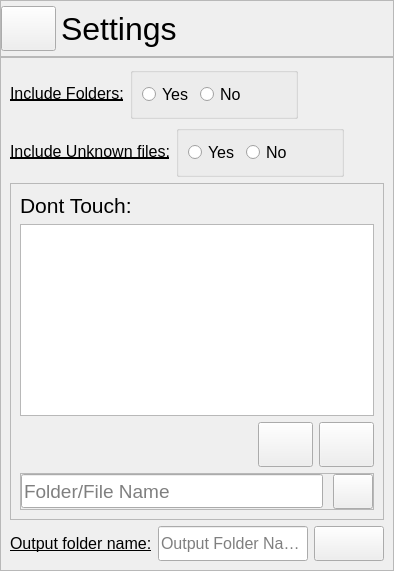
      <widget class="QWidget" name="settings_page">
       <layout class="QVBoxLayout" name="verticalLayout_6">
        <property name="spacing">
         <number>0</number>
        </property>
        <property name="leftMargin">
         <number>0</number>
        </property>
        <property name="topMargin">
         <number>0</number>
        </property>
        <property name="rightMargin">
         <number>0</number>
        </property>
        <property name="bottomMargin">
         <number>0</number>
        </property>
        <item alignment="Qt::AlignTop">
         <widget class="QFrame" name="header_2">
          <property name="frameShape">
           <enum>QFrame::StyledPanel</enum>
          </property>
          <property name="frameShadow">
           <enum>QFrame::Raised</enum>
          </property>
          <layout class="QHBoxLayout" name="horizontalLayout_3">
           <property name="spacing">
            <number>5</number>
           </property>
           <property name="leftMargin">
            <number>0</number>
           </property>
           <property name="topMargin">
            <number>5</number>
           </property>
           <property name="rightMargin">
            <number>5</number>
           </property>
           <property name="bottomMargin">
            <number>5</number>
           </property>
           <item alignment="Qt::AlignLeft|Qt::AlignVCenter">
            <widget class="QPushButton" name="menu_pushButton">
             <property name="sizePolicy">
              <sizepolicy hsizetype="Fixed" vsizetype="Fixed">
               <horstretch>0</horstretch>
               <verstretch>0</verstretch>
              </sizepolicy>
             </property>
             <property name="minimumSize">
              <size>
               <width>55</width>
               <height>45</height>
              </size>
             </property>
             <property name="cursor">
              <cursorShape>PointingHandCursor</cursorShape>
             </property>
             <property name="toolTip">
              <string>back</string>
             </property>
             <property name="text">
              <string/>
             </property>
             <property name="icon">
              <iconset>
               <normaloff>../icons/back.svg</normaloff>../icons/back.svg</iconset>
             </property>
             <property name="iconSize">
              <size>
               <width>30</width>
               <height>30</height>
              </size>
             </property>
            </widget>
           </item>
           <item>
            <widget class="QLabel" name="label_2">
             <property name="sizePolicy">
              <sizepolicy hsizetype="Expanding" vsizetype="Preferred">
               <horstretch>0</horstretch>
               <verstretch>0</verstretch>
              </sizepolicy>
             </property>
             <property name="font">
              <font>
               <pointsize>24</pointsize>
              </font>
             </property>
             <property name="text">
              <string>Settings</string>
             </property>
            </widget>
           </item>
          </layout>
         </widget>
        </item>
        <item>
         <widget class="QFrame" name="body_2">
          <property name="sizePolicy">
           <sizepolicy hsizetype="Preferred" vsizetype="Expanding">
            <horstretch>0</horstretch>
            <verstretch>0</verstretch>
           </sizepolicy>
          </property>
          <property name="frameShape">
           <enum>QFrame::StyledPanel</enum>
          </property>
          <property name="frameShadow">
           <enum>QFrame::Raised</enum>
          </property>
          <layout class="QVBoxLayout" name="verticalLayout_5">
           <item>
            <layout class="QHBoxLayout" name="horizontalLayout_13">
             <item>
              <widget class="QLabel" name="label_9">
               <property name="font">
                <font>
                 <pointsize>12</pointsize>
                 <underline>true</underline>
                </font>
               </property>
               <property name="text">
                <string>Include Folders:</string>
               </property>
              </widget>
             </item>
             <item alignment="Qt::AlignLeft">
              <widget class="QGroupBox" name="groupBox">
               <property name="sizePolicy">
                <sizepolicy hsizetype="Fixed" vsizetype="Fixed">
                 <horstretch>0</horstretch>
                 <verstretch>0</verstretch>
                </sizepolicy>
               </property>
               <layout class="QHBoxLayout" name="horizontalLayout_12">
                <item>
                 <widget class="QRadioButton" name="include_folder_yes_radioButton">
                  <property name="sizePolicy">
                   <sizepolicy hsizetype="Fixed" vsizetype="Fixed">
                    <horstretch>0</horstretch>
                    <verstretch>0</verstretch>
                   </sizepolicy>
                  </property>
                  <property name="font">
                   <font>
                    <pointsize>12</pointsize>
                   </font>
                  </property>
                  <property name="text">
                   <string>Yes</string>
                  </property>
                 </widget>
                </item>
                <item>
                 <widget class="QRadioButton" name="include_folders_no_radioButton">
                  <property name="sizePolicy">
                   <sizepolicy hsizetype="Fixed" vsizetype="Fixed">
                    <horstretch>0</horstretch>
                    <verstretch>0</verstretch>
                   </sizepolicy>
                  </property>
                  <property name="font">
                   <font>
                    <pointsize>12</pointsize>
                   </font>
                  </property>
                  <property name="text">
                   <string>No</string>
                  </property>
                 </widget>
                </item>
                <item>
                 <spacer name="horizontalSpacer_8">
                  <property name="orientation">
                   <enum>Qt::Horizontal</enum>
                  </property>
                  <property name="sizeHint" stdset="0">
                   <size>
                    <width>40</width>
                    <height>20</height>
                   </size>
                  </property>
                 </spacer>
                </item>
               </layout>
              </widget>
             </item>
             <item>
              <spacer name="horizontalSpacer_3">
               <property name="orientation">
                <enum>Qt::Horizontal</enum>
               </property>
               <property name="sizeHint" stdset="0">
                <size>
                 <width>40</width>
                 <height>20</height>
                </size>
               </property>
              </spacer>
             </item>
            </layout>
           </item>
           <item>
            <layout class="QHBoxLayout" name="horizontalLayout_14">
             <item>
              <widget class="QLabel" name="label_10">
               <property name="font">
                <font>
                 <pointsize>12</pointsize>
                 <underline>true</underline>
                </font>
               </property>
               <property name="text">
                <string>Include Unknown files:</string>
               </property>
              </widget>
             </item>
             <item>
              <widget class="QGroupBox" name="groupBox_2">
               <property name="sizePolicy">
                <sizepolicy hsizetype="Fixed" vsizetype="Fixed">
                 <horstretch>0</horstretch>
                 <verstretch>0</verstretch>
                </sizepolicy>
               </property>
               <layout class="QHBoxLayout" name="horizontalLayout_15">
                <item>
                 <widget class="QRadioButton" name="include_unk_files_yes_radioButton">
                  <property name="sizePolicy">
                   <sizepolicy hsizetype="Fixed" vsizetype="Fixed">
                    <horstretch>0</horstretch>
                    <verstretch>0</verstretch>
                   </sizepolicy>
                  </property>
                  <property name="font">
                   <font>
                    <pointsize>12</pointsize>
                   </font>
                  </property>
                  <property name="text">
                   <string>Yes</string>
                  </property>
                 </widget>
                </item>
                <item>
                 <widget class="QRadioButton" name="include_unk_files_no_radioButton">
                  <property name="sizePolicy">
                   <sizepolicy hsizetype="Fixed" vsizetype="Fixed">
                    <horstretch>0</horstretch>
                    <verstretch>0</verstretch>
                   </sizepolicy>
                  </property>
                  <property name="font">
                   <font>
                    <pointsize>12</pointsize>
                   </font>
                  </property>
                  <property name="text">
                   <string>No</string>
                  </property>
                 </widget>
                </item>
                <item>
                 <spacer name="horizontalSpacer_9">
                  <property name="orientation">
                   <enum>Qt::Horizontal</enum>
                  </property>
                  <property name="sizeHint" stdset="0">
                   <size>
                    <width>40</width>
                    <height>20</height>
                   </size>
                  </property>
                 </spacer>
                </item>
               </layout>
              </widget>
             </item>
             <item>
              <spacer name="horizontalSpacer_4">
               <property name="orientation">
                <enum>Qt::Horizontal</enum>
               </property>
               <property name="sizeHint" stdset="0">
                <size>
                 <width>40</width>
                 <height>20</height>
                </size>
               </property>
              </spacer>
             </item>
            </layout>
           </item>
           <item>
            <widget class="QFrame" name="frame_2">
             <property name="frameShape">
              <enum>QFrame::StyledPanel</enum>
             </property>
             <property name="frameShadow">
              <enum>QFrame::Raised</enum>
             </property>
             <layout class="QVBoxLayout" name="verticalLayout_4">
              <item>
               <widget class="QLabel" name="label_3">
                <property name="font">
                 <font>
                  <pointsize>16</pointsize>
                 </font>
                </property>
                <property name="text">
                 <string>Dont Touch:</string>
                </property>
               </widget>
              </item>
              <item>
               <widget class="QListWidget" name="dont_touch_listWidget">
                <property name="font">
                 <font>
                  <pointsize>14</pointsize>
                 </font>
                </property>
                <property name="toolTip">
                 <string>list of names that the program will dont touch</string>
                </property>
               </widget>
              </item>
              <item>
               <layout class="QHBoxLayout" name="horizontalLayout_11">
                <item>
                 <spacer name="horizontalSpacer_13">
                  <property name="orientation">
                   <enum>Qt::Horizontal</enum>
                  </property>
                  <property name="sizeHint" stdset="0">
                   <size>
                    <width>40</width>
                    <height>20</height>
                   </size>
                  </property>
                 </spacer>
                </item>
                <item>
                 <widget class="QPushButton" name="dont_touch_add_pushButton">
                  <property name="sizePolicy">
                   <sizepolicy hsizetype="Fixed" vsizetype="Fixed">
                    <horstretch>0</horstretch>
                    <verstretch>0</verstretch>
                   </sizepolicy>
                  </property>
                  <property name="minimumSize">
                   <size>
                    <width>55</width>
                    <height>45</height>
                   </size>
                  </property>
                  <property name="cursor">
                   <cursorShape>PointingHandCursor</cursorShape>
                  </property>
                  <property name="toolTip">
                   <string>add new name</string>
                  </property>
                  <property name="text">
                   <string/>
                  </property>
                  <property name="icon">
                   <iconset>
                    <normaloff>../icons/add.svg</normaloff>../icons/add.svg</iconset>
                  </property>
                  <property name="iconSize">
                   <size>
                    <width>25</width>
                    <height>25</height>
                   </size>
                  </property>
                 </widget>
                </item>
                <item>
                 <widget class="QPushButton" name="dont_touch_delete_pushButton">
                  <property name="sizePolicy">
                   <sizepolicy hsizetype="Fixed" vsizetype="Fixed">
                    <horstretch>0</horstretch>
                    <verstretch>0</verstretch>
                   </sizepolicy>
                  </property>
                  <property name="minimumSize">
                   <size>
                    <width>55</width>
                    <height>45</height>
                   </size>
                  </property>
                  <property name="cursor">
                   <cursorShape>PointingHandCursor</cursorShape>
                  </property>
                  <property name="toolTip">
                   <string>delete selected name</string>
                  </property>
                  <property name="text">
                   <string/>
                  </property>
                  <property name="icon">
                   <iconset>
                    <normaloff>../icons/delete.svg</normaloff>../icons/delete.svg</iconset>
                  </property>
                  <property name="iconSize">
                   <size>
                    <width>25</width>
                    <height>25</height>
                   </size>
                  </property>
                 </widget>
                </item>
               </layout>
              </item>
              <item>
               <widget class="QFrame" name="dont_touch_add_frame">
                <property name="frameShape">
                 <enum>QFrame::StyledPanel</enum>
                </property>
                <property name="frameShadow">
                 <enum>QFrame::Raised</enum>
                </property>
                <layout class="QHBoxLayout" name="horizontalLayout_16">
                 <property name="spacing">
                  <number>10</number>
                 </property>
                 <property name="leftMargin">
                  <number>0</number>
                 </property>
                 <property name="topMargin">
                  <number>0</number>
                 </property>
                 <property name="rightMargin">
                  <number>0</number>
                 </property>
                 <property name="bottomMargin">
                  <number>0</number>
                 </property>
                 <item>
                  <widget class="QLineEdit" name="dont_touch_add_lineEdit">
                   <property name="minimumSize">
                    <size>
                     <width>0</width>
                     <height>34</height>
                    </size>
                   </property>
                   <property name="font">
                    <font>
                     <pointsize>14</pointsize>
                    </font>
                   </property>
                   <property name="placeholderText">
                    <string>Folder/File Name</string>
                   </property>
                  </widget>
                 </item>
                 <item>
                  <widget class="QPushButton" name="dont_touch_confirm_add_pushButton">
                   <property name="sizePolicy">
                    <sizepolicy hsizetype="Fixed" vsizetype="Fixed">
                     <horstretch>0</horstretch>
                     <verstretch>0</verstretch>
                    </sizepolicy>
                   </property>
                   <property name="minimumSize">
                    <size>
                     <width>40</width>
                     <height>35</height>
                    </size>
                   </property>
                   <property name="cursor">
                    <cursorShape>PointingHandCursor</cursorShape>
                   </property>
                   <property name="toolTip">
                    <string>confirm</string>
                   </property>
                   <property name="text">
                    <string/>
                   </property>
                   <property name="icon">
                    <iconset>
                     <normaloff>../icons/add.svg</normaloff>../icons/add.svg</iconset>
                   </property>
                   <property name="iconSize">
                    <size>
                     <width>25</width>
                     <height>25</height>
                    </size>
                   </property>
                  </widget>
                 </item>
                </layout>
               </widget>
              </item>
             </layout>
            </widget>
           </item>
           <item>
            <layout class="QHBoxLayout" name="horizontalLayout_17">
             <item alignment="Qt::AlignLeft">
              <widget class="QLabel" name="label_11">
               <property name="sizePolicy">
                <sizepolicy hsizetype="Minimum" vsizetype="Minimum">
                 <horstretch>0</horstretch>
                 <verstretch>0</verstretch>
                </sizepolicy>
               </property>
               <property name="font">
                <font>
                 <pointsize>12</pointsize>
                 <underline>true</underline>
                </font>
               </property>
               <property name="text">
                <string>Output folder name:</string>
               </property>
              </widget>
             </item>
             <item>
              <widget class="QLineEdit" name="output_folder_name_lineEdit">
               <property name="sizePolicy">
                <sizepolicy hsizetype="Expanding" vsizetype="Preferred">
                 <horstretch>0</horstretch>
                 <verstretch>0</verstretch>
                </sizepolicy>
               </property>
               <property name="minimumSize">
                <size>
                 <width>0</width>
                 <height>35</height>
                </size>
               </property>
               <property name="maximumSize">
                <size>
                 <width>16777215</width>
                 <height>35</height>
                </size>
               </property>
               <property name="font">
                <font>
                 <pointsize>12</pointsize>
                </font>
               </property>
               <property name="placeholderText">
                <string>Output Folder Name</string>
               </property>
              </widget>
             </item>
             <item>
              <widget class="QPushButton" name="output_folder_name_save_pushButton">
               <property name="minimumSize">
                <size>
                 <width>70</width>
                 <height>30</height>
                </size>
               </property>
               <property name="maximumSize">
                <size>
                 <width>70</width>
                 <height>35</height>
                </size>
               </property>
               <property name="font">
                <font>
                 <pointsize>12</pointsize>
                </font>
               </property>
               <property name="cursor">
                <cursorShape>PointingHandCursor</cursorShape>
               </property>
               <property name="toolTip">
                <string>confirm</string>
               </property>
               <property name="text">
                <string/>
               </property>
               <property name="icon">
                <iconset>
                 <normaloff>../icons/done.svg</normaloff>../icons/done.svg</iconset>
               </property>
               <property name="iconSize">
                <size>
                 <width>26</width>
                 <height>26</height>
                </size>
               </property>
              </widget>
             </item>
            </layout>
           </item>
          </layout>
         </widget>
        </item>
       </layout>
      </widget>
